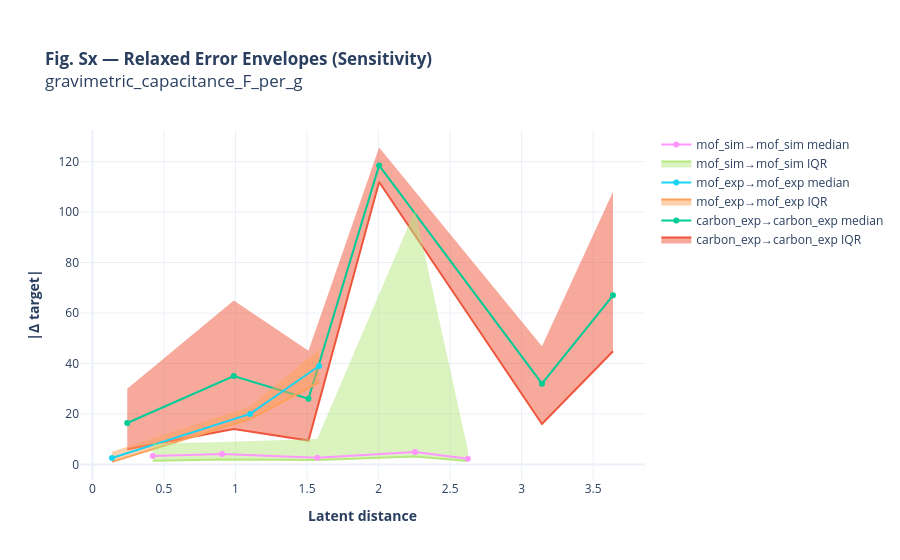
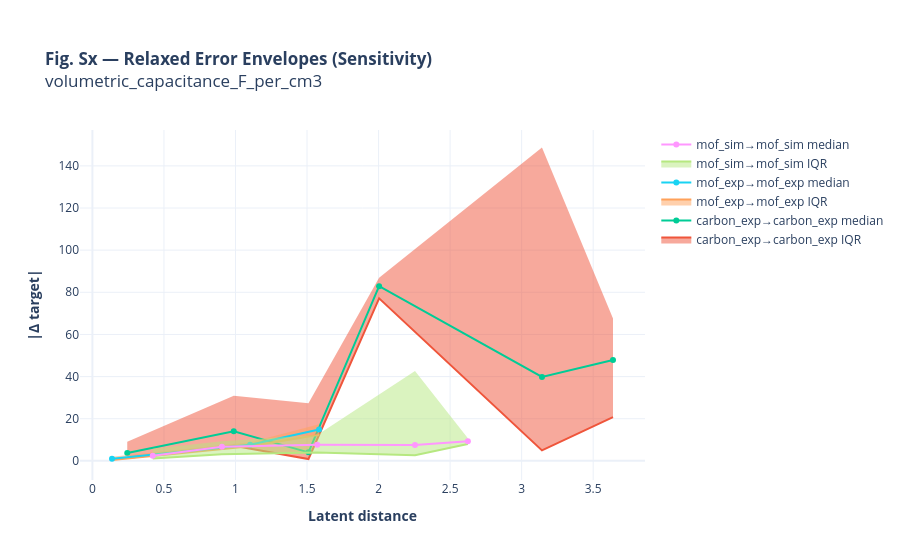

Notebook source saved alongside these figures, in order:
### Code cell
# ===================== SI SENSITIVITY CONFIG =====================
SI_K_REP = 10                  # increase neighbors
SI_BINS = 6                    # fewer bins → more points per bin
SI_MIN_PAIRS_PER_BIN = 8       # relaxed stability threshold
SI_MIN_DOMAIN_PAIR_N = 15      # relaxed inclusion threshold

# =============================================================================
# SUPPLEMENTARY INFORMATION — SENSITIVITY ANALYSIS (RELAXED THRESHOLDS)
# =============================================================================
print("\n📎 Running SI sensitivity analysis with relaxed thresholds...")

# --- rebuild kNN edges with higher k ---
si_k_rep = int(max(3, min(SI_K_REP, len(Z_train) - 1)))
nn_si = NearestNeighbors(n_neighbors=si_k_rep + 1, metric="euclidean").fit(Z_train)
d_si, i_si = nn_si.kneighbors(Z_train)

si_edge_rows = []
for i in range(len(Z_train)):
    for r in range(1, si_k_rep + 1):
        j = int(i_si[i, r])
        si_edge_rows.append({
            "query_idx": int(i),
            "neighbor_idx": int(j),
            "query_domain": str(domains_train[i]),
            "neighbor_domain": str(domains_train[j]),
            "domain_pair": domain_pair(str(domains_train[i]), str(domains_train[j])),
            "latent_distance": float(d_si[i, r]),
        })

df_edges_si = pd.DataFrame(si_edge_rows)

# --- build relaxed transfer table ---
si_transfer_rows = []
for tj, tname in enumerate(targets):
    y = np.asarray(Y[:, tj], float)
    ok = np.isfinite(y)

    for _, e in df_edges_si.iterrows():
        qi = int(e["query_idx"])
        ni = int(e["neighbor_idx"])
        if ok[qi] and ok[ni]:
            si_transfer_rows.append({
                "target": str(tname),
                "latent_distance": float(e["latent_distance"]),
                "abs_error": float(abs(y[qi] - y[ni])),
                "domain_pair": str(e["domain_pair"]),
            })

df_transfer_si = pd.DataFrame(si_transfer_rows)
df_transfer_si.to_csv(
    os.path.join(SAVE_DIR, "SI_transfer_error_relaxed.csv"), index=False
)

# --- relaxed envelope function ---
def binned_envelope_relaxed(df, xcol, ycol, bycols):
    out = []
    x = df[xcol].to_numpy(float)
    m0 = np.isfinite(x)
    if m0.sum() < 20:
        return pd.DataFrame()

    lo, hi = np.nanpercentile(x[m0], 1), np.nanpercentile(x[m0], 99)
    bins = np.linspace(lo, hi, SI_BINS + 1)

    df2 = df.copy()
    df2["bin"] = np.digitize(df2[xcol], bins) - 1
    df2["bin"] = df2["bin"].clip(0, SI_BINS - 1)

    for keys, g in df2.groupby(bycols + ["bin"]):
        yy = g[ycol].to_numpy(float)
        xx = g[xcol].to_numpy(float)
        m = np.isfinite(xx) & np.isfinite(yy)
        if m.sum() < SI_MIN_PAIRS_PER_BIN:
            continue
        out.append({
            **{bycols[i]: keys[i] for i in range(len(bycols))},
            "bin": int(keys[-1]),
            "x_mid": float(np.nanmean(xx[m])),
            "n": int(m.sum()),
            "y_med": float(np.nanmedian(yy[m])),
            "y_q25": float(np.nanpercentile(yy[m], 25)),
            "y_q75": float(np.nanpercentile(yy[m], 75)),
        })
    return pd.DataFrame(out)

env_si = binned_envelope_relaxed(
    df_transfer_si,
    xcol="latent_distance",
    ycol="abs_error",
    bycols=["target", "domain_pair"],
)

env_si.to_csv(
    os.path.join(SAVE_DIR, "SI_error_envelopes_relaxed.csv"), index=False
)

# --- plot relaxed envelopes ---
for t in sorted(env_si["target"].unique()):
    et = env_si[env_si["target"] == t].copy()
    pair_ok = et.groupby("domain_pair")["n"].sum().reset_index()
    good = set(pair_ok[pair_ok["n"] >= SI_MIN_DOMAIN_PAIR_N]["domain_pair"])
    et = et[et["domain_pair"].isin(good)]

    if et.empty:
        continue

    fig = go.Figure()
    for dp in sorted(et["domain_pair"].unique()):
        g = et[et["domain_pair"] == dp].sort_values("x_mid")

        fig.add_trace(go.Scatter(
            x=g["x_mid"], y=g["y_q75"],
            mode="lines", line=dict(width=0),
            showlegend=False
        ))
        fig.add_trace(go.Scatter(
            x=g["x_mid"], y=g["y_q25"],
            mode="lines", fill="tonexty",
            name=f"{dp} IQR", opacity=0.18
        ))
        fig.add_trace(go.Scatter(
            x=g["x_mid"], y=g["y_med"],
            mode="lines+markers", name=f"{dp} median"
        ))

    fig.update_layout(
        title=f"<b>Fig. Sx — Relaxed Error Envelopes (Sensitivity)</b><br>{t}",
        xaxis_title="<b>Latent distance</b>",
        yaxis_title="<b>|Δ target|</b>",
        margin=dict(t=130, b=80),
    )
    save_plot(fig, os.path.join(SAVE_DIR, f"figSx_relaxed_envelope_{sanitize(t)}"))

print("✅ SI sensitivity analysis complete.")

### Figure 1 — Plotly figure (JSON) as saved in the notebook; plotly's stock layout.template omitted (floating-point values rounded to 4 significant figures)
{"data": [{"line": {"width": 0}, "mode": "lines", "showlegend": false, "type": "scatter", "x": [0.2434, 0.988, 1.51, 2.004, 3.142, 3.639], "y": [30.0, 65.0, 45.0, 125.6, 46.85, 108.1]}, {"fill": "tonexty", "mode": "lines", "name": "carbon_exp→carbon_exp IQR", "opacity": 0.18, "type": "scatter", "x": [0.2434, 0.988, 1.51, 2.004, 3.142, 3.639], "y": [6.0, 14.0, 9.425, 112.0, 16.0, 44.81]}, {"mode": "lines+markers", "name": "carbon_exp→carbon_exp median", "type": "scatter", "x": [0.2434, 0.988, 1.51, 2.004, 3.142, 3.639], "y": [16.4, 35.0, 26.0, 118.5, 32.0, 67.0]}, {"line": {"width": 0}, "mode": "lines", "showlegend": false, "type": "scatter", "x": [0.1368, 1.102, 1.584], "y": [5.0, 23.0, 45.5]}, {"fill": "tonexty", "mode": "lines", "name": "mof_exp→mof_exp IQR", "opacity": 0.18, "type": "scatter", "x": [0.1368, 1.102, 1.584], "y": [1.0, 18.0, 32.5]}, {"mode": "lines+markers", "name": "mof_exp→mof_exp median", "type": "scatter", "x": [0.1368, 1.102, 1.584], "y": [2.5, 20.0, 39.0]}, {"line": {"width": 0}, "mode": "lines", "showlegend": false, "type": "scatter", "x": [0.4216, 0.9051, 1.571, 2.255, 2.624], "y": [8.28, 8.886, 10.07, 100.7, 5.619]}, {"fill": "tonexty", "mode": "lines", "name": "mof_sim→mof_sim IQR", "opacity": 0.18, "type": "scatter", "x": [0.4216, 0.9051, 1.571, 2.255, 2.624], "y": [1.484, 1.973, 1.748, 3.168, 1.322]}, {"mode": "lines+markers", "name": "mof_sim→mof_sim median", "type": "scatter", "x": [0.4216, 0.9051, 1.571, 2.255, 2.624], "y": [3.3, 4.137, 2.668, 4.925, 2.231]}], "layout": {"margin": {"b": 80, "t": 130}, "title": {"text": "<b>Fig. Sx — Relaxed Error Envelopes (Sensitivity)</b><br>gravimetric_capacitance_F_per_g"}, "xaxis": {"title": {"text": "<b>Latent distance</b>"}}, "yaxis": {"title": {"text": "<b>|Δ target|</b>"}}}}

### Figure 2 — Plotly figure (JSON) as saved in the notebook; plotly's stock layout.template omitted (floating-point values rounded to 4 significant figures)
{"data": [{"line": {"width": 0}, "mode": "lines", "showlegend": false, "type": "scatter", "x": [0.2434, 0.988, 1.51, 2.004, 3.142, 3.639], "y": [9.03, 30.93, 27.39, 86.9, 148.7, 67.55]}, {"fill": "tonexty", "mode": "lines", "name": "carbon_exp→carbon_exp IQR", "opacity": 0.18, "type": "scatter", "x": [0.2434, 0.988, 1.51, 2.004, 3.142, 3.639], "y": [1.4, 7.167, 0.8694, 77.11, 4.964, 20.72]}, {"mode": "lines+markers", "name": "carbon_exp→carbon_exp median", "type": "scatter", "x": [0.2434, 0.988, 1.51, 2.004, 3.142, 3.639], "y": [3.75, 14.04, 4.04, 82.91, 39.82, 47.83]}, {"line": {"width": 0}, "mode": "lines", "showlegend": false, "type": "scatter", "x": [0.1368, 1.102, 1.584], "y": [1.91, 8.81, 17.34]}, {"fill": "tonexty", "mode": "lines", "name": "mof_exp→mof_exp IQR", "opacity": 0.18, "type": "scatter", "x": [0.1368, 1.102, 1.584], "y": [0.43, 6.9, 12.4]}, {"mode": "lines+markers", "name": "mof_exp→mof_exp median", "type": "scatter", "x": [0.1368, 1.102, 1.584], "y": [1.0, 7.64, 14.87]}, {"line": {"width": 0}, "mode": "lines", "showlegend": false, "type": "scatter", "x": [0.4216, 0.9051, 1.571, 2.255, 2.624], "y": [5.726, 9.34, 12.24, 42.64, 10.68]}, {"fill": "tonexty", "mode": "lines", "name": "mof_sim→mof_sim IQR", "opacity": 0.18, "type": "scatter", "x": [0.4216, 0.9051, 1.571, 2.255, 2.624], "y": [1.157, 3.149, 3.922, 2.689, 7.961]}, {"mode": "lines+markers", "name": "mof_sim→mof_sim median", "type": "scatter", "x": [0.4216, 0.9051, 1.571, 2.255, 2.624], "y": [2.382, 6.719, 7.627, 7.568, 9.361]}], "layout": {"margin": {"b": 80, "t": 130}, "title": {"text": "<b>Fig. Sx — Relaxed Error Envelopes (Sensitivity)</b><br>volumetric_capacitance_F_per_cm3"}, "xaxis": {"title": {"text": "<b>Latent distance</b>"}}, "yaxis": {"title": {"text": "<b>|Δ target|</b>"}}}}
